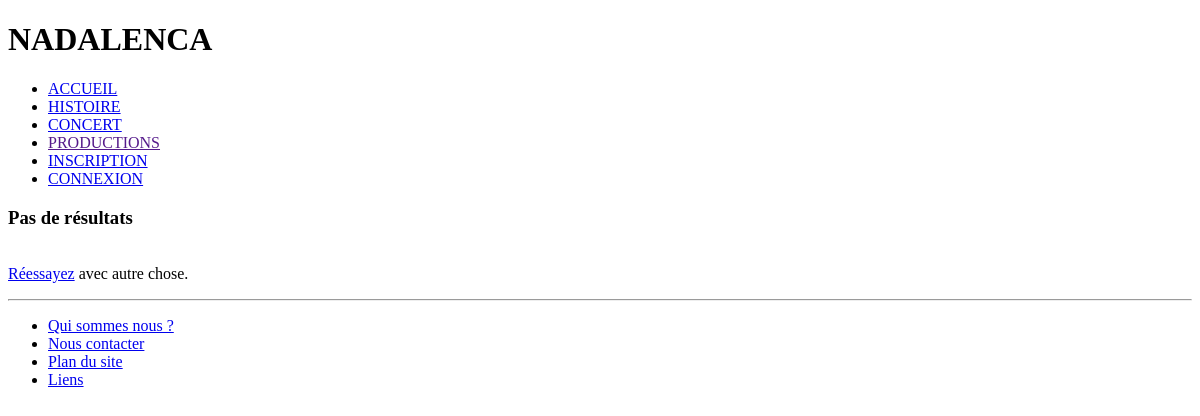
Before: /Controleur/controlRepertoire.php with the older database file.
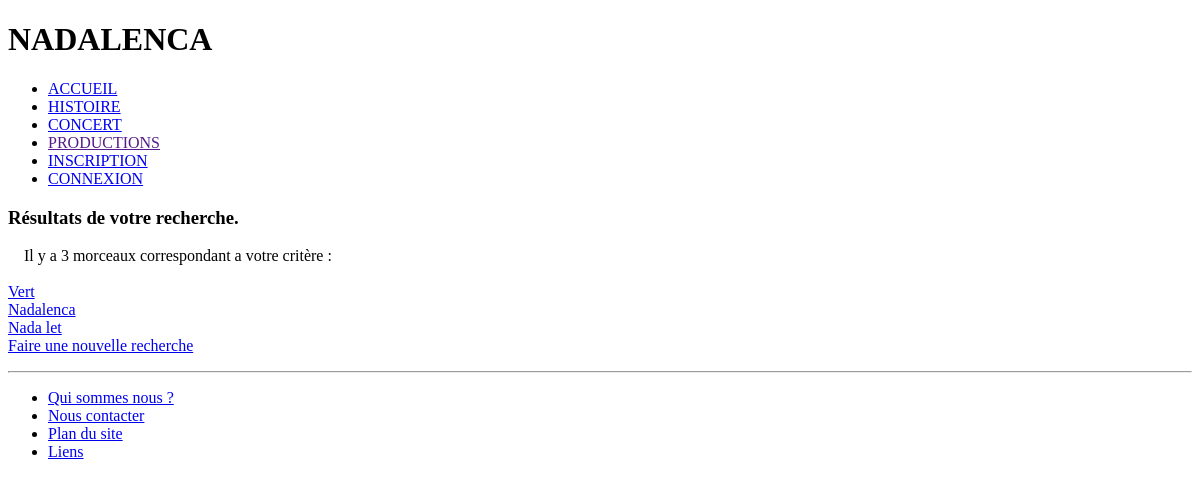
After: the same page with the newer database file.
### tables this page shows
CREATE TABLE IF NOT EXISTS `repertoire` (
  `idR` int(11) NOT NULL AUTO_INCREMENT,
  `nomR` varchar(255) NOT NULL,
  `audioR` varchar(255) NOT NULL,
  `texteR` varchar(255) NOT NULL,
  `voix1R` varchar(255) NOT NULL,
  `voix2R` varchar(255) NOT NULL,
  `voix3R` varchar(255) NOT NULL,
  `voix4R` varchar(255) NOT NULL,
  PRIMARY KEY (`idR`)
);

### Vue/viewRep.php (the view, shortened to what this page needs)
<!DOCTYPE html>
<html>
    <head>
   	 	<link rel="stylesheet" type="text/css" href="../style.css" />
    </head>
	<h3>Résultats de votre recherche.</h3>
	<p>Il y a <?php echo $nb_resultats;
	if($nb_resultats > 1) { echo ' morceaux'; } else { echo ' morceau'; }
	?>
		correspondant a votre critère :<br/>
		<br/>
<?php
			while ($tuple = mysql_fetch_array($res))
			{
		?>
			<a href="../Vue/viewRepertoire.php?nomR=<?php echo $tuple['nomR']; ?>"><?php echo $tuple['nomR']; ?></a></br>
		<?php
			}
?>
		<a href="../Controleur/controleurMainRep.php">Faire une nouvelle recherche </a></br>

### Controleur/controlRepertoire.php (shortened to what this page needs)
<!DOCTYPE html>
<?php
include ("./menu.php");
$nom = htmlspecialchars($_POST['recherche']);
$req = "SELECT * FROM repertoire WHERE nomR LIKE '%$nom%' ORDER BY idR DESC";
$res = mysql_query($req) or die ("Erreur insertion, Controleur Repertoire, Fonction Recherche" );
$nb_resultats = mysql_num_rows($res);
if($nb_resultats != 0)
{
	include("../Vue/viewRep.php");
}
else
{
	include("../Vue/viewNoRep.php");
}
include("./footer.php");
?>

### Controleur/menu.php (shortened to what this page needs)
	<body>
<?php
	if(isset($_SESSION['login']))
	{?>
			<h1>NADALENCA</h1>
				<ul id="menu">
					<li><a href="./controlAccueil.php">ACCUEIL</a></li>
					<li><a href="./controlHistoire.php">HISTOIRE</a></li>
					<li><a href="./controlConcert.php">CONCERT</a></li>
					<li><a href="./controleurMainRep.php">REPERTOIRE</a></li>
					<li><a href="">PRODUCTIONS</a></li>
					<li><a href="./controlMembres.php">MEMBRES</a></li>
					<li><a href="./profil.php">PROFIL</a></li>
					<?php if(isset($_SESSION['admin']) && $_SESSION['admin'] != 0) {
						echo '<li><a href="./admin">ADMINISTRATION</a></li>';
					}?>
					<li><a href="./deconnexion.php">DECONNEXION</a></li>
				</ul>
	<?php
	}
	else
	{?>
			<h1>NADALENCA</h1>
				<ul id="menu">
					<li><a href="./controlAccueil.php">ACCUEIL</a></li>
					<li><a href="./controlHistoire.php">HISTOIRE</a></li>
					<li><a href="./controlConcert.php">CONCERT</a></li>
					<li><a href="">PRODUCTIONS</a></li>
					<li><a href="./inscription.php">INSCRIPTION</a></li>
					<li><a href="./controlConnexion.php">CONNEXION</a></li>
				</ul>
<?php
}
?>

### Vue/viewNoRep.php (shortened to what this page needs)
<!DOCTYPE html>
<html>
    <head>
   	 	<link rel="stylesheet" type="text/css" href="../style.css" />
    </head>
		<h3>Pas de résultats</h3> </br>
		<a href="../Controleur/controleurMainRep.php">Réessayez</a> avec autre chose.</p>

### Controleur/footer.php
	<hr />
		<ul>
			<li><a href="#">Qui sommes nous ?</a></li>
			<li><a href="./contact.php">Nous contacter</a></li>
			<li><a href="#">Plan du site</a></li>
			<li><a href="#">Liens</a></li>
		</ul>
	</body>
</html>

### style.css (style rules this page uses)
html { text-align: justify; }
p { text-indent: 1em; }

Changed rows visible on the page:
added repertoire: nomR "Vert"
added repertoire: nomR "Nadalenca"
added repertoire: nomR "Nada let"
Other visible differences:
$nb_resultats: (not shown) → "3"
text no longer shown: "Pas de résultats Réessayez avec autre chose."
text now shown: "Résultats de votre recherche. Il y a morceaux correspondant a votre critère : Faire une nouvelle recherche"
